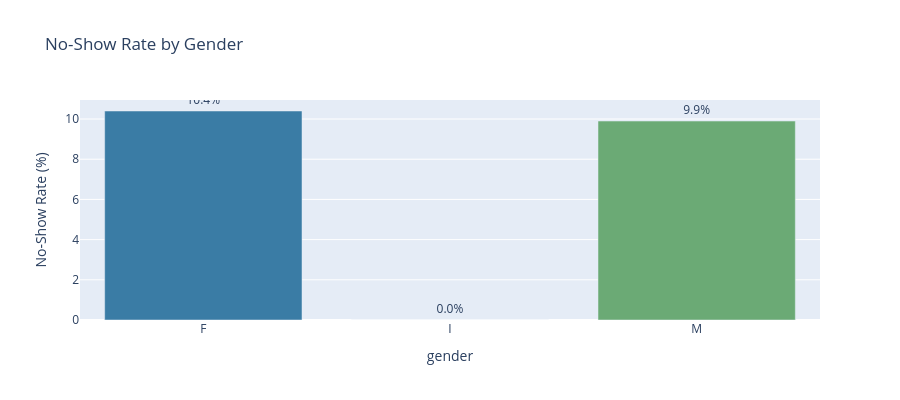

Notebook cell for this chart:
### Markdown cell above
## No-Show by Gender

### Code cell
# === NO-SHOW BY GENDER ===
gender = df.groupby('gender').agg(
    total=('no_show_binary', 'count'),
    no_shows=('no_show_binary', 'sum')
).reset_index()
gender['rate'] = (gender['no_shows'] / gender['total'] * 100).round(1)

fig = px.bar(
    gender, x='gender', y='rate',
    title='No-Show Rate by Gender',
    color='gender', color_discrete_sequence=['#3A7CA5', '#E07A5F', '#6BAA75'],
    text='rate'
)
fig.update_traces(texttemplate='%{text:.1f}%', textposition='outside')
fig.update_layout(height=400, showlegend=False, yaxis_title='No-Show Rate (%)')
fig.show()

### Figure 1 — Plotly figure (JSON) as saved in the notebook; plotly's stock layout.template omitted (floating-point values rounded to 4 significant figures)
{"data": [{"hovertemplate": "gender=%{x}<br>rate=%{text}<extra></extra>", "legendgroup": "F", "marker": {"color": "#3A7CA5", "pattern": {"shape": ""}}, "name": "F", "orientation": "v", "showlegend": true, "text": [10.4], "textposition": "outside", "texttemplate": "%{text:.1f}%", "type": "bar", "x": ["F"], "xaxis": "x", "y": [10.4], "yaxis": "y"}, {"hovertemplate": "gender=%{x}<br>rate=%{text}<extra></extra>", "legendgroup": "I", "marker": {"color": "#E07A5F", "pattern": {"shape": ""}}, "name": "I", "orientation": "v", "showlegend": true, "text": [0.0], "textposition": "outside", "texttemplate": "%{text:.1f}%", "type": "bar", "x": ["I"], "xaxis": "x", "y": [0.0], "yaxis": "y"}, {"hovertemplate": "gender=%{x}<br>rate=%{text}<extra></extra>", "legendgroup": "M", "marker": {"color": "#6BAA75", "pattern": {"shape": ""}}, "name": "M", "orientation": "v", "showlegend": true, "text": [9.9], "textposition": "outside", "texttemplate": "%{text:.1f}%", "type": "bar", "x": ["M"], "xaxis": "x", "y": [9.9], "yaxis": "y"}], "layout": {"barmode": "relative", "height": 400, "legend": {"title": {"text": "gender"}, "tracegroupgap": 0}, "showlegend": false, "title": {"text": "No-Show Rate by Gender"}, "xaxis": {"anchor": "y", "categoryarray": ["F", "I", "M"], "categoryorder": "array", "domain": [0, 1], "title": {"text": "gender"}}, "yaxis": {"anchor": "x", "domain": [0, 1], "title": {"text": "No-Show Rate (%)"}}}}
